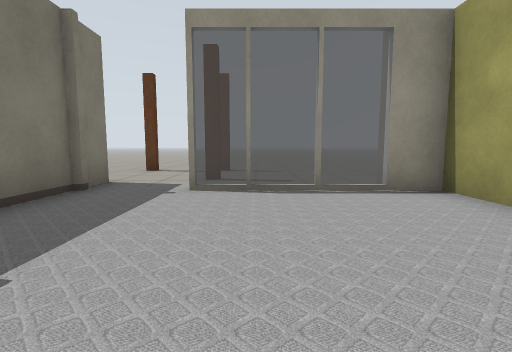
view 1 (above)

24 first-person views from a walk through a robot-simulator world made for Gazebo. The camera is 0.72 m above the floor, tilts 6° down and sees 85° across. Floor lines are 1 m apart. The floor is counted in squares, 1 m on a side. Each view is taken from the middle of a square. On the plan, view 1 faces up. The plan holds only what a view shows up to about 10 squares ahead; the rest is blank. The place goes on beyond the plan. The robots in the file are not drawn. Some surface patterns are stand-ins.

view 2
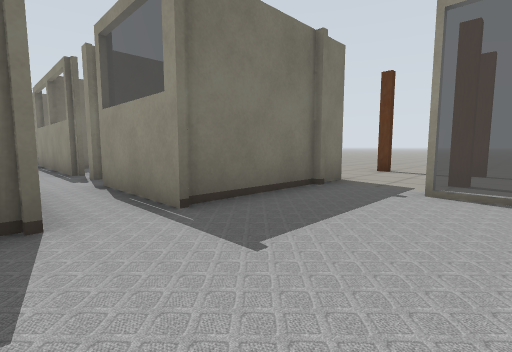

view 3
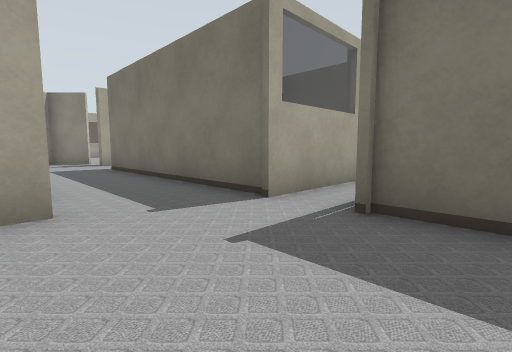

view 4
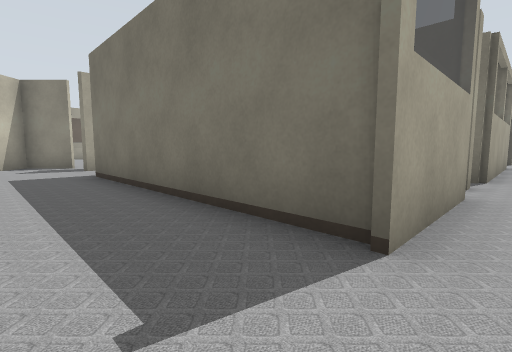

view 5
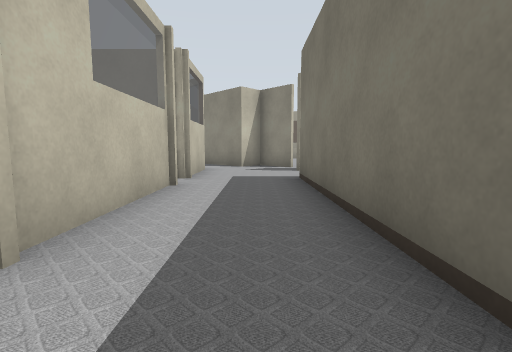

view 6
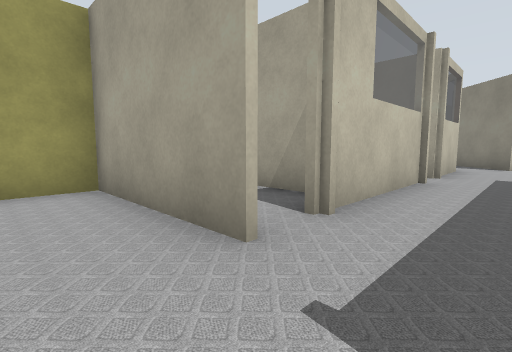

view 7
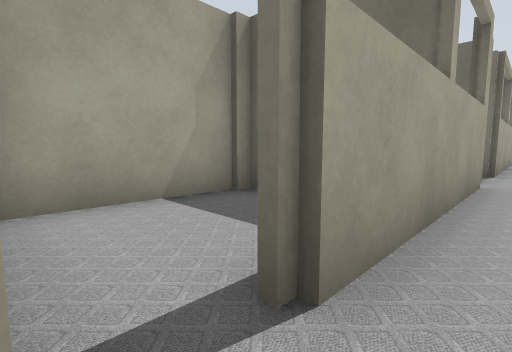

view 8
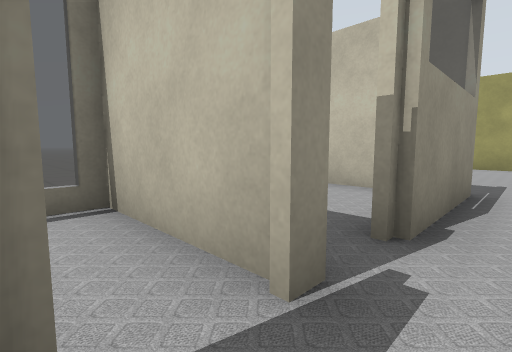

view 9
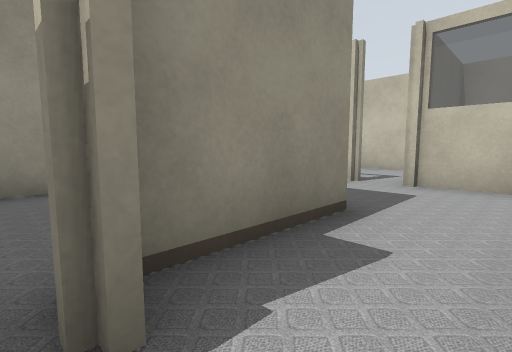

view 10
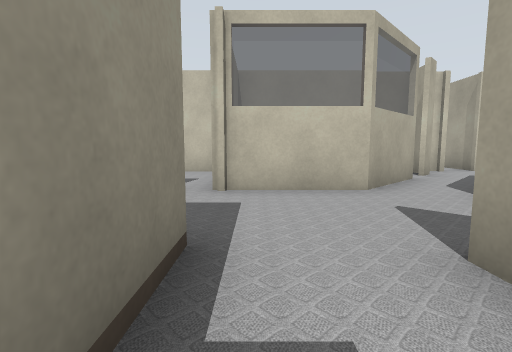

view 11
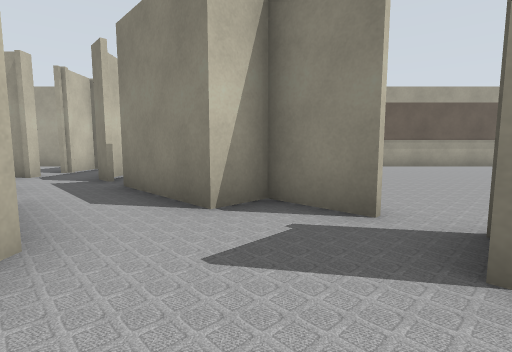

view 12
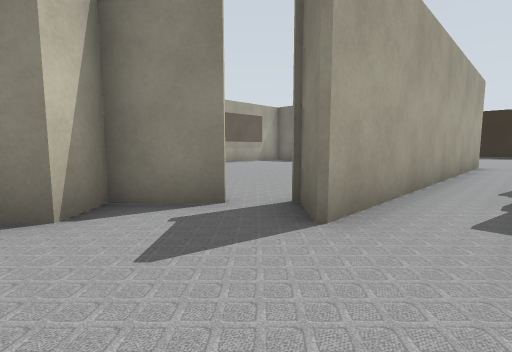

view 13
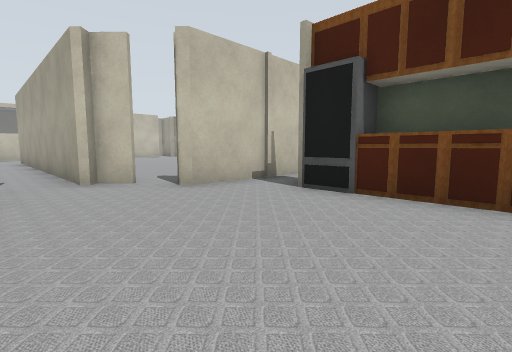

view 14
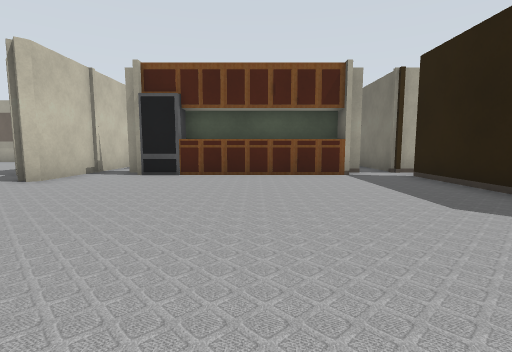

view 15
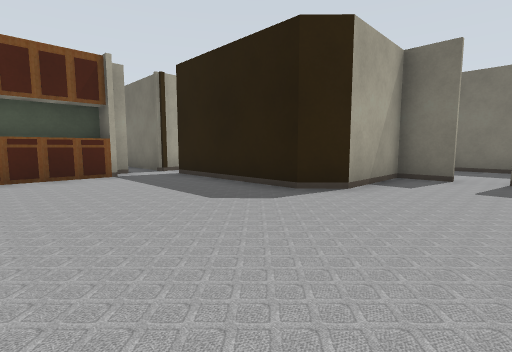

view 16
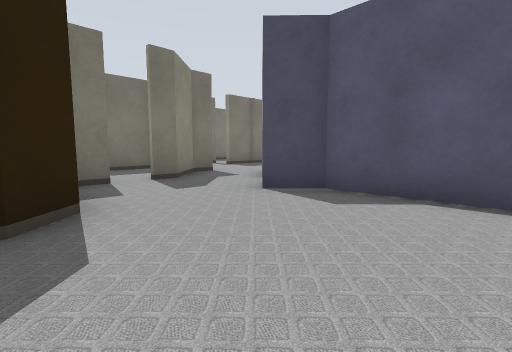

view 17
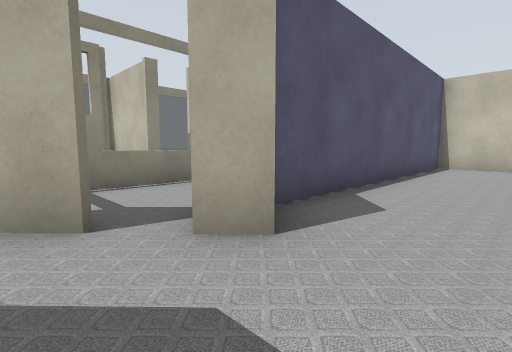

view 18
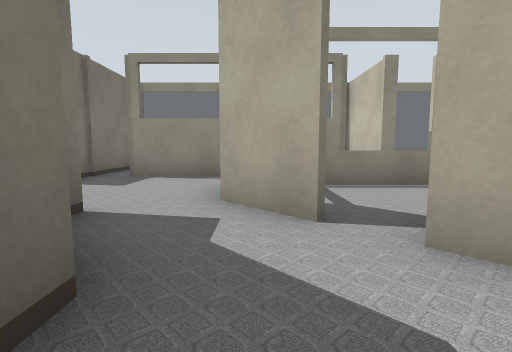

view 19
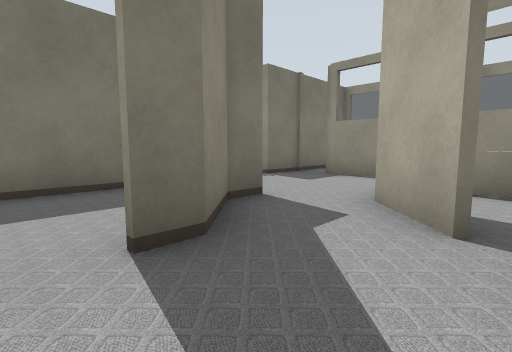

view 20
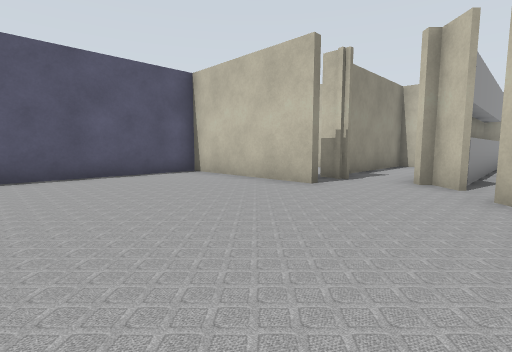

view 21
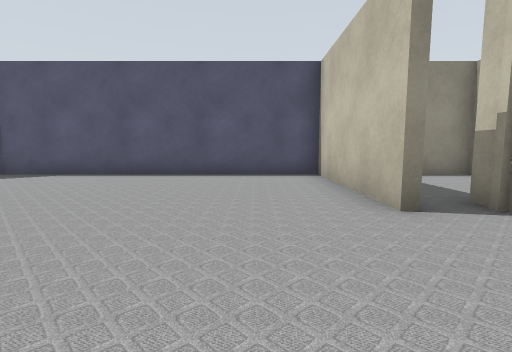

view 22
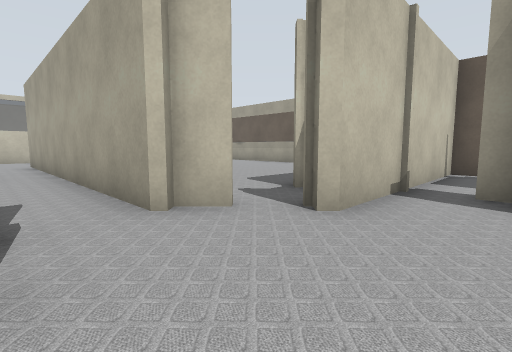

view 23
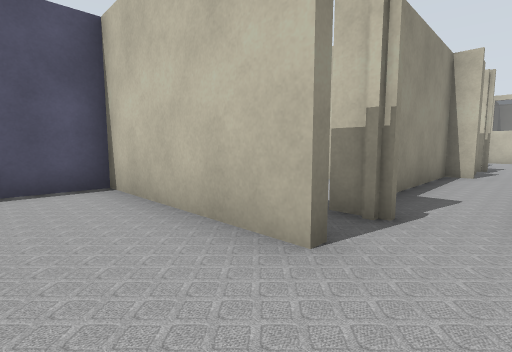

view 24
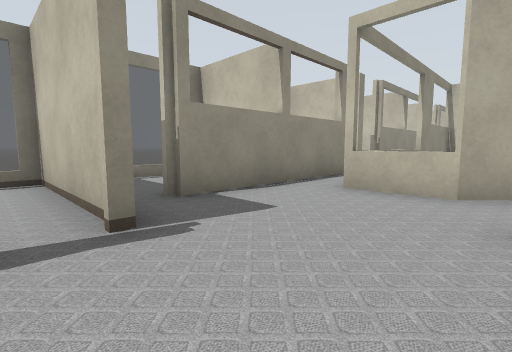

### Floor plan
Key: @ floor where view 1 was taken; # wall or solid block; x gap in a wall; . floor; = window, fence, low wall or low ledge; T thing the floor can be seen under or through.
Columns run from 30 left of view 1 to 5 right of it. Each row starts with its distance up from view 1.
 10                        ............
  9                        ............
  8                           .#.#....
  7                           ........
  6                            .......
  5 =#      # ==          =#   #.==#=#
  4  #   #  #              #   #.....#
  3  #.. #  #           # .# ..#.....#
  2  #x####x####     x####x#x#=#.....#
  1  #.....       ...................#
  0  ....====######.#x####x#x#=#..@..#
 -1  ....#...           #..#   #..####
 -2 ...T.##           ##########..###
 -3  # TT.###########          #..####
 -4  #. T...........#          #..=..#
 -5  #..x...........#          #..#..#
 -6  #  ####........####### ####..####
 -7        #........##....###.....=  #
 -8        #......................=
 -9        #.........###########..=#
-10        #........#.         #.#==#
-11        #.######.##         ###..##
-12        #x##  ##.#            ##..#
-13        #.      .#             ##...
-14        #       .#              #.###
-15                .#               .#
-16                ##                #
-17                    #####

Positions as (right, up) in squares from view 1, and headings:
1: (0, 0), facing up
2: (0, 0), facing up-left
3: (0, 3), facing down-left
4: (-1, 1), facing down-left
5: (-2, 0), facing down
6: (-2, 1), facing down-right
7: (-7, 1), facing down-left
8: (-8, 1), facing up-right
9: (-6, -8), facing up-right
10: (-5, -7), facing right
11: (-2, -7), facing down
12: (-1, -7), facing down-left
13: (-19, -7), facing down-right
14: (-19, -4), facing down
15: (-19, -4), facing down-left
16: (-20, -7), facing up-left
17: (-25, -5), facing up-right
18: (-25, -5), facing up
19: (-24, -5), facing up-left
20: (-19, -10), facing up-right
21: (-16, -10), facing up
22: (-16, -7), facing down-right
23: (-16, -8), facing up-right
24: (-30, -2), facing up-right
